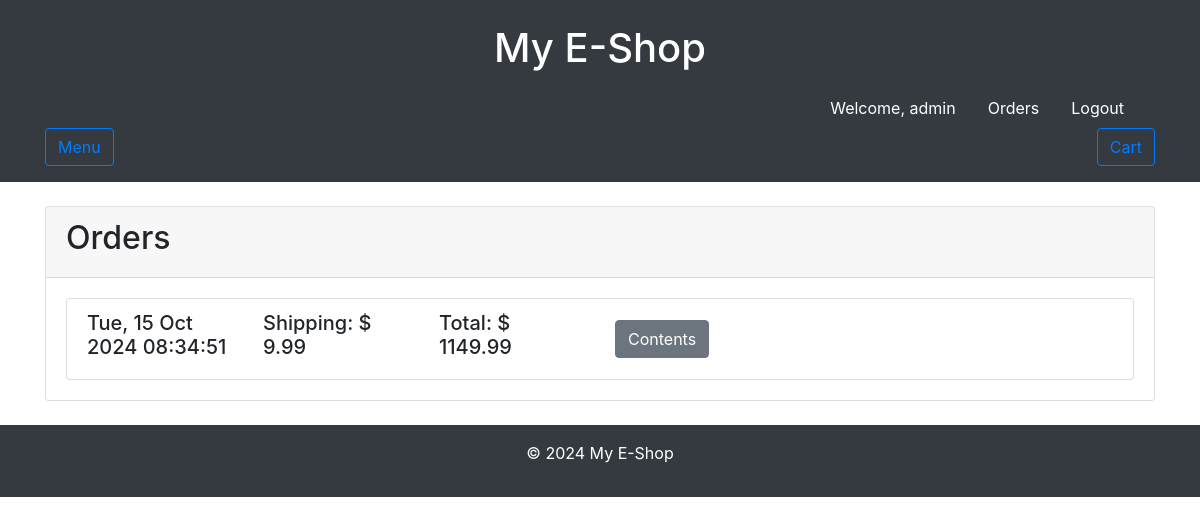
/orders (signed in), run on the app's committed database.
### tables this page shows
CREATE TABLE orders (
    id INTEGER PRIMARY KEY AUTOINCREMENT,
    user_id INTEGER NOT NULL,
    the_date TEXT NOT NULL,
    shipping_cost REAL NOT NULL,
    total_cost REAL NOT NULL,
    FOREIGN KEY (user_id) REFERENCES users(id) ON DELETE CASCADE
);

### app.py (the view)
@app.route('/orders')
def orders():
    if 'user_id' not in session:
        return redirect('/login')
    query = """SELECT * FROM orders WHERE user_id = ? """
    orders = (SQL(query, (session['user_id'],)))
    query = """SELECT P.img_route, P.title, OP.quantity, P.price FROM orderss_products AS OP, products AS P
                WHERE OP.order_id = ? AND
                      OP.product_id = P.id AND
                      active = "True"
            """
    products = {}
    for order in orders:
        order_id = order['id']
        products[order_id] = SQL(query, (order_id,))
    return render_template('orders.html', orders=orders, products=products)

### app.py (called while the page is built)
@app.after_request
def after_request(response):
    response.headers["Cache-Control"] = "no-cache, no-store, must-revalidate"
    response.headers["Expires"] = 0
    response.headers["Pragma"] = "no-cache"
    return response

### helpers.py (called while the page is built)
def SQL(query, params=()):
    try:
        with sqlite3.connect(DATABASE) as connect:
            connect.row_factory = sqlite3.Row
            c = connect.cursor()
            c.execute(query, params)
            tasks = c.fetchall()
        return tasks
    except sqlite3.Error as e:
        print(f"SQLite error: {e}")
        return -1
    except Exception as e:
        print(f"Unexpected error: {e}")
        return -1

### templates/orders.html (shortened to what this page needs)
{% extends 'layout.html' %}
{% block content %}
    <div class="card">
        <div class="card-header">
            <h2>Orders</h2>
        </div>
        <div class="card-body">
            <ul class="list-group">
                {% for order in orders %}
                    <li class="list-group-item">
                        <div class="row align-items-center">
                            <div class="col-md-2">
                                <h5>{{ order.the_date }}</h5>
                            </div>
                            <div class="col-md-2">
                                <h5>Shipping: $ {{ order.shipping_cost }}</h5>
                            </div>
                            <div class="col-md-2">
                                <h5>Total: $ {{ order.total_cost }}</h5>
                            </div>
                            <div class="col-md-2">
                                <button class="btn btn-secondary" type="button" data-toggle="collapse" data-target="#contents_collapse_{{ order.id }}" aria-expanded="false" aria-controls="contents_collapse_{{ order.id }}">Contents</button>
                            </div>
                        </div>
                    </li>
                {% endfor %}
            </ul>
        </div>
    </div>
{% endblock %}

### data on the page
orders: the_date "Tue, 15 Oct 2024 08:34:51", shipping_cost "9.99", total_cost "1149.99"

### other printed values
{{ session['username'] }} "admin"
